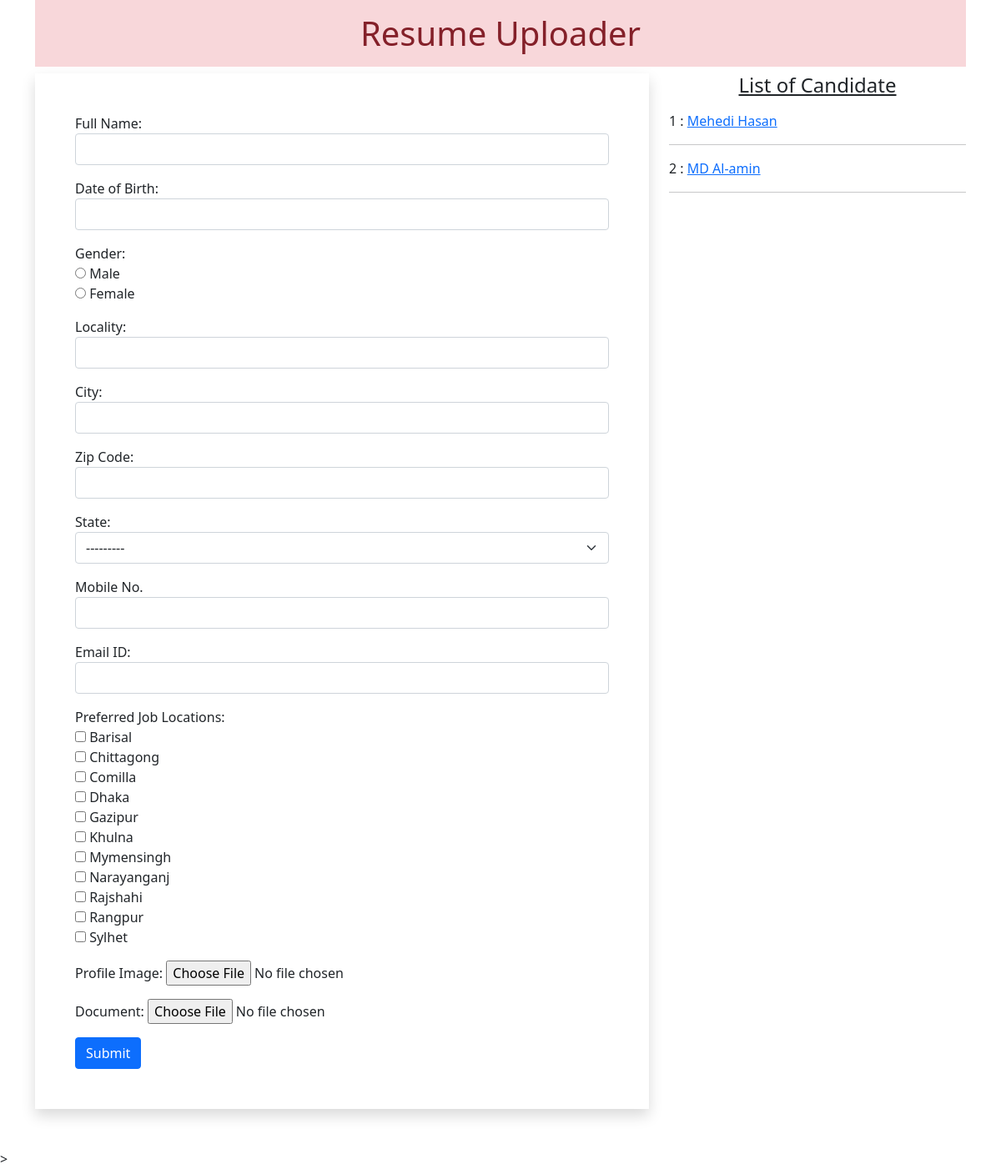
The page / on the database its author committed.
### myapp/models.py (models this page shows)
class Resume(models.Model):
    name = models.CharField(max_length = 100)
    dob = models.DateField()
    gender = models.CharField(max_length = 10)
    locality = models.CharField(max_length = 100)
    city = models.CharField(max_length = 100)
    zipcode = models.PositiveIntegerField()
    state = models.CharField(choices = STATE_CHOICES, max_length = 100)
    mobile = models.PositiveIntegerField()
    email = models.EmailField()
    job_city = models.CharField(max_length = 100)
    profile_image = models.ImageField(upload_to = 'profileimg', blank = True)
    my_file = models.FileField(upload_to = 'doc_folder', blank = True)

### myapp/views.py (the view, shortened to what this page needs)
# urls.py: path('', views.HomeView.as_view(), name='home'),
class HomeView(View):
    def get(self, request):
        form = ResumeForm()
        candidates = Resume.objects.all()
        return render(request, 'myapp/home.html',
                      {'candidates':candidates, 'form':form})

### myapp/templates/myapp/home.html (shortened to what this page needs)
<!DOCTYPE html>
{% load static %}
<html lang="en">
<head>
 <link href="https://cdn.jsdelivr.net/npm/bootstrap@5.0.0-beta2/dist/css/bootstrap.min.css" rel="stylesheet">
 <link rel="stylesheet" href="//code.jquery.com/ui/1.12.1/themes/base/jquery-ui.css">
 <link rel="stylesheet" href="{% static 'myapp/css/style.css' %}">
</head>
<body>
    <div class="container mb-5">
        <h1 class="alert-danger text-center p-3">Resume Uploader</h1>
        <div class="row">
            <div class="col-sm-8">
                <form action="" method="post" enctype="multipart/form-data" class="shadow p-5">
                    {% for fm in form %}
                      <div class="form-group mb-3">
                      {{fm.label_tag}} {{fm}} <small class="text-danger">{{fm.errors|striptags}}</small>
                      </div>
                    {% endfor %}
                    <input type="submit" value="Submit" class="btn btn-primary">
                </form>
            </div>
            <div class="col-sm-4">
              <h4 class="text-center mb-3"><u>List of Candidate</u></h4>
              {% for candidate in candidates %}
                {{candidate.id}} : <a href="{% url 'candidate' candidate.id %}">{{candidate.name}}</a>
              <hr>
              {% endfor %}
            </div>
        </div>
    </div>
    >
</body>
</html>

### myapp/static/myapp/css/style.css (style rules this page uses)
#id_gender, #id_job_city { list-style-type: none; }

### rows shown on the page
Resume: id "1", name "Mehedi Hasan"
Resume: id "2", name "MD Al-amin"

### other values the page prints
{{ fm.label_tag }} "Full Name:" "Date of Birth:" "Gender:" "Locality:" "City:" "Zip Code:" "State:" "Mobile No." "Email ID:" "Preferred Job Locations:" "Profile Image:" "Document:"
